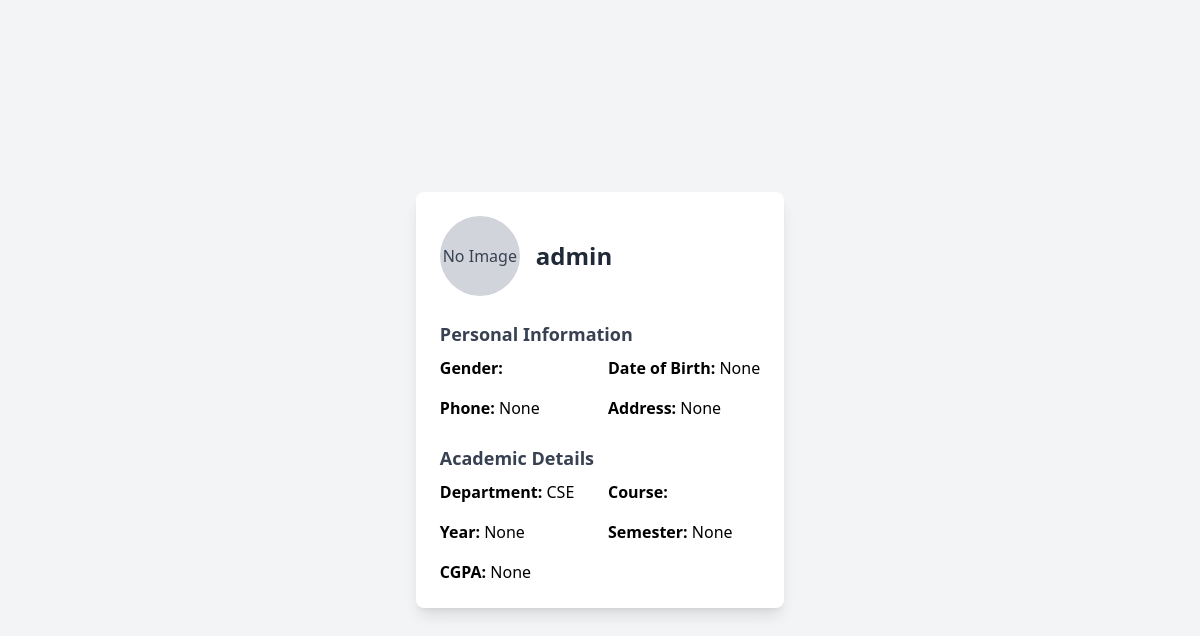
The app's page /accounts/profile/ (signed in) with its own data.
### accounts/models.py (models this page shows, shortened)
class StudentProfile(AbstractUser):
    enrollment_number = models.CharField(max_length=20, unique=True)
    date_of_birth = models.DateField(null=True, blank=True)
    gender = models.CharField(max_length=10, choices=[('Male', 'Male'), ('Female', 'Female'), ('Other', 'Other')])
    course = models.CharField(max_length=100)
    year = models.IntegerField(null=True, blank=True)
    semester = models.IntegerField(null=True, blank=True)
    cgpa = models.DecimalField(max_digits=4, decimal_places=2, null=True, blank=True)
    phone_number = models.CharField(max_length=15, null=True, blank=True)
    address = models.TextField(null=True, blank=True)
    profile_picture = models.ImageField(upload_to='profile_pics/', null=True, blank=True)
    department = models.CharField(max_length=50,choices=[
        ('CSE', 'Computer Science and Engineering'),
        ('ECE', 'Electronics and Communication Engineering'),
        ('ME', 'Mechanical Engineering'),
        ('CE', 'Civil Engineering'),
        ('EE', 'Electrical Engineering'),
        ('IT', 'Information Technology'),
    ], default='CSE')

### accounts/views.py (the view)
# urls.py: path('profile/', views.student_profile, name='student_profile'),
@login_required
def student_profile(request):
    student = StudentProfile.objects.get(username=request.user.username)
    return render(request, 'accounts/students/student_profile.html', {'student': student})

### templates/accounts/students/student_profile.html (shortened to what this page needs)
<!DOCTYPE html>
<html lang="en">
<head>
    <script src="https://cdn.tailwindcss.com"></script>
</head>
<body class="bg-gray-100 flex items-center justify-center min-h-screen">
    <div class="max-w-2xl mx-auto bg-white shadow-lg rounded-lg p-6">
        <div class="flex items-center space-x-4">
            {% if student.profile_picture %}
                <img src="{{ student.profile_picture.url }}" alt="Profile Picture" class="w-20 h-20 rounded-full object-cover">
            {% else %}
                <div class="w-20 h-20 bg-gray-300 rounded-full flex items-center justify-center text-gray-700">
                    No Image
                </div>
            {% endif %}
            <div>
                <h2 class="text-2xl font-bold text-gray-800">{{ student.username }}</h2>
            </div>
        </div>
        <div class="mt-6">
            <h3 class="text-lg font-semibold text-gray-700">Personal Information</h3>
            <div class="grid grid-cols-2 gap-4 mt-2">
                <p><strong>Gender:</strong> {{ student.gender }}</p>
                <p><strong>Date of Birth:</strong> {{ student.date_of_birth }}</p>
                <p><strong>Phone:</strong> {{ student.phone_number }}</p>
                <p><strong>Address:</strong> {{ student.address }}</p>
            </div>
        </div>
        <div class="mt-6">
            <h3 class="text-lg font-semibold text-gray-700">Academic Details</h3>
            <div class="grid grid-cols-2 gap-4 mt-2">
                <p><strong>Department:</strong> {{ student.department }}</p>
                <p><strong>Course:</strong> {{ student.course }}</p>
                <p><strong>Year:</strong> {{ student.year }}</p>
                <p><strong>Semester:</strong> {{ student.semester }}</p>
                <p><strong>CGPA:</strong> {{ student.cgpa }}</p>
            </div>
        </div>
    </div>
</body>
</html>

### records on screen
StudentProfile: username "admin", date_of_birth "None", phone_number "None", address "None", department "CSE", year "None", semester "None", cgpa "None"
